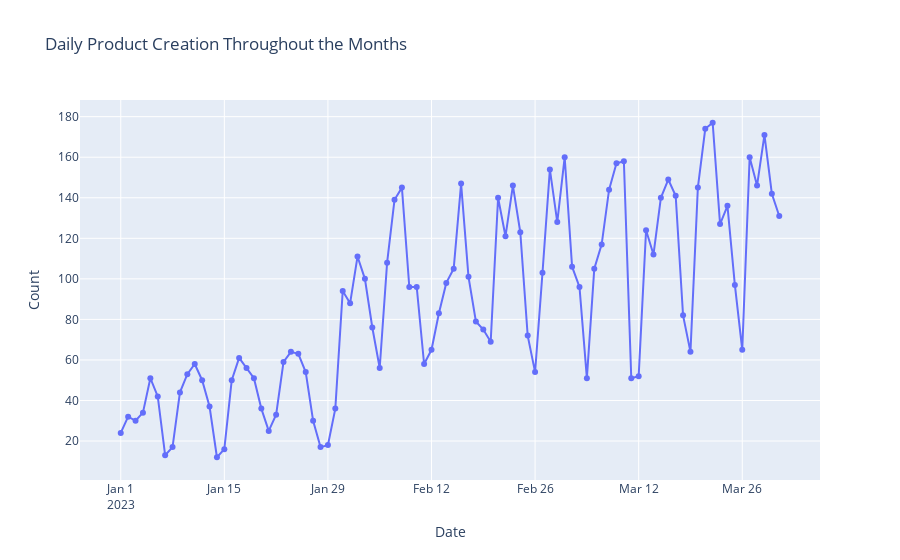

Notebook code for this chart:
### Code cell
import plotly.graph_objects as go

# Assuming your DataFrame is already defined as 'df'

# Group by date and count the number of products created each day
daily_product_creation = df.groupby('date').size().reset_index(name='count')

fig = go.Figure()
fig.add_trace(go.Scatter(x=daily_product_creation['date'], y=daily_product_creation['count'], mode='lines+markers'))
fig.update_layout(title='Daily Product Creation Throughout the Months', xaxis_title='Date', yaxis_title='Count')
fig.show()

### Figure 1 — Plotly figure (JSON) as saved in the notebook; plotly's stock layout.template omitted (floating-point values rounded to 4 significant figures)
{"data": [{"mode": "lines+markers", "type": "scatter", "x": ["2023-01-01", "2023-01-02", "2023-01-03", "2023-01-04", "2023-01-05", "2023-01-06", "2023-01-07", "2023-01-08", "2023-01-09", "2023-01-10", "2023-01-11", "2023-01-12", "2023-01-13", "2023-01-14", "2023-01-15", "2023-01-16", "2023-01-17", "2023-01-18", "2023-01-19", "2023-01-20", "2023-01-21", "2023-01-22", "2023-01-23", "2023-01-24", "2023-01-25", "2023-01-26", "2023-01-27", "2023-01-28", "2023-01-29", "2023-01-30", "2023-01-31", "2023-02-01", "2023-02-02", "2023-02-03", "2023-02-04", "2023-02-05", "2023-02-06", "2023-02-07", "2023-02-08", "2023-02-09", "2023-02-10", "2023-02-11", "2023-02-12", "2023-02-13", "2023-02-14", "2023-02-15", "2023-02-16", "2023-02-17", "2023-02-18", "2023-02-19", "2023-02-20", "2023-02-21", "2023-02-22", "2023-02-23", "2023-02-24", "2023-02-25", "2023-02-26", "2023-02-27", "2023-02-28", "2023-03-01", "2023-03-02", "2023-03-03", "2023-03-04", "2023-03-05", "2023-03-06", "2023-03-07", "2023-03-08", "2023-03-09", "2023-03-10", "2023-03-11", "2023-03-12", "2023-03-13", "2023-03-14", "2023-03-15", "2023-03-16", "2023-03-17", "2023-03-18", "2023-03-19", "2023-03-20", "2023-03-21", "2023-03-22", "2023-03-23", "2023-03-24", "2023-03-25", "2023-03-26", "2023-03-27", "2023-03-28", "2023-03-29", "2023-03-30", "2023-03-31"], "y": [24, 32, 30, 34, 51, 42, 13, 17, 44, 53, 58, 50, 37, 12, 16, 50, 61, 56, 51, 36, 25, 33, 59, 64, 63, 54, 30, 17, 18, 36, 94, 88, 111, 100, 76, 56, 108, 139, 145, 96, 96, 58, 65, 83, 98, 105, 147, 101, 79, 75, 69, 140, 121, 146, 123, 72, 54, 103, 154, 128, 160, 106, 96, 51, 105, 117, 144, 157, 158, 51, 52, 124, 112, 140, 149, 141, 82, 64, 145, 174, 177, 127, 136, 97, 65, 160, 146, 171, 142, 131]}], "layout": {"title": {"text": "Daily Product Creation Throughout the Months"}, "xaxis": {"title": {"text": "Date"}}, "yaxis": {"title": {"text": "Count"}}}}
